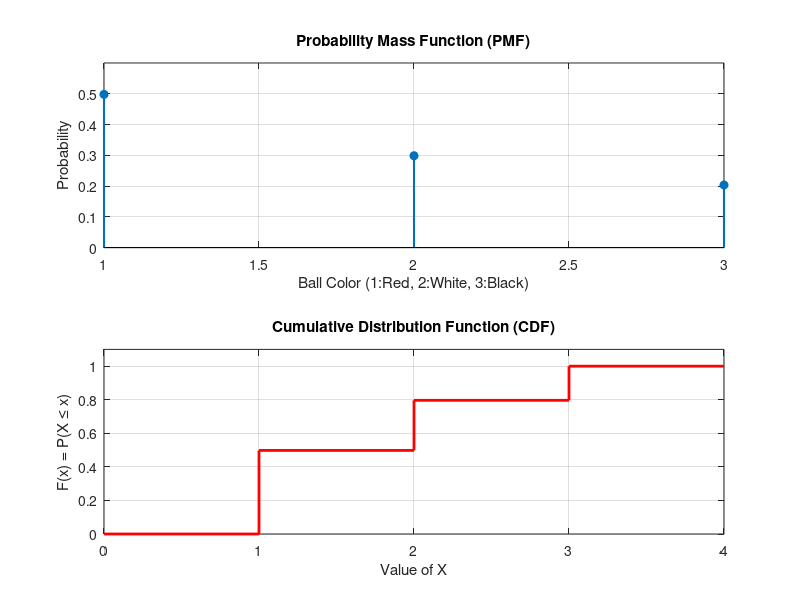

MATLAB code for this plot:
%% محاكاة تجربة سحب الكرات وحساب الـ CDF
clear; clc;

% 1. تعريف المعطيات الأساسية
N = 5000; % عدد مرات تكرار التجربة (كلما زاد، زادت الدقة)
box = [ones(1,5), ones(1,3)*2, ones(1,2)*3]; % الصندوق: 5 حمراء(1)، 3 بيضاء(2)، 2 سوداء(3)

% 2. إجراء المحاكاة (Samping)
results = zeros(1, N); % مصفوفة لتخزين نتائج السحب
for i = 1:N
    randomIndex = randi(10); % اختيار موقع عشوائي من الـ 10 كرات
    results(i) = box(randomIndex); % تسجيل قيمة الكرة المسحوبة
end

% 3. حساب الاحتمالات التجريبية (PMF)
p1 = sum(results == 1) / N; % احتمال الكرة الحمراء
p2 = sum(results == 2) / N; % احتمال الكرة البيضاء
p3 = sum(results == 3) / N; % احتمال الكرة السوداء

% 4. حساب دالة التوزيع التراكمي (CDF)
% التراكم يبدأ من الاحتمال الأول وصولاً إلى المجموع الكلي (1)
cdf_y = [p1, p1+p2, p1+p2+p3]; 
x_values = [1, 2, 3]; % القيم التي يمثلها المتغير العشوائي

% 5. الرسم البياني
figure;
% رسم الـ PMF (اختياري للتوضيح)
subplot(2,1,1);
stem(x_values, [p1, p2, p3], 'filled', 'LineWidth', 1.5);
title('Probability Mass Function (PMF)');
xlabel('Ball Color (1:Red, 2:White, 3:Black)');
ylabel('Probability');
grid on;
ylim([0 0.6]);

% رسم الـ CDF (وهو المطلوب)
subplot(2,1,2);
% نستخدم stairs لأن المتغير منفصل (Discrete)
stairs([0, x_values, 4], [0, cdf_y, 1], 'LineWidth', 2, 'Color', 'r');
title('Cumulative Distribution Function (CDF)');
xlabel('Value of X');
ylabel('F(x) = P(X \leq x)');
grid on;
ylim([0 1.1]);
xlim([0 4]);

% عرض القيم في الـ Command Window للتأكد
fprintf('الاحتمالات التجريبية:\n الحمراء: %.2f\n البيضاء: %.2f\n السوداء: %.2f\n', p1, p2, p3);
